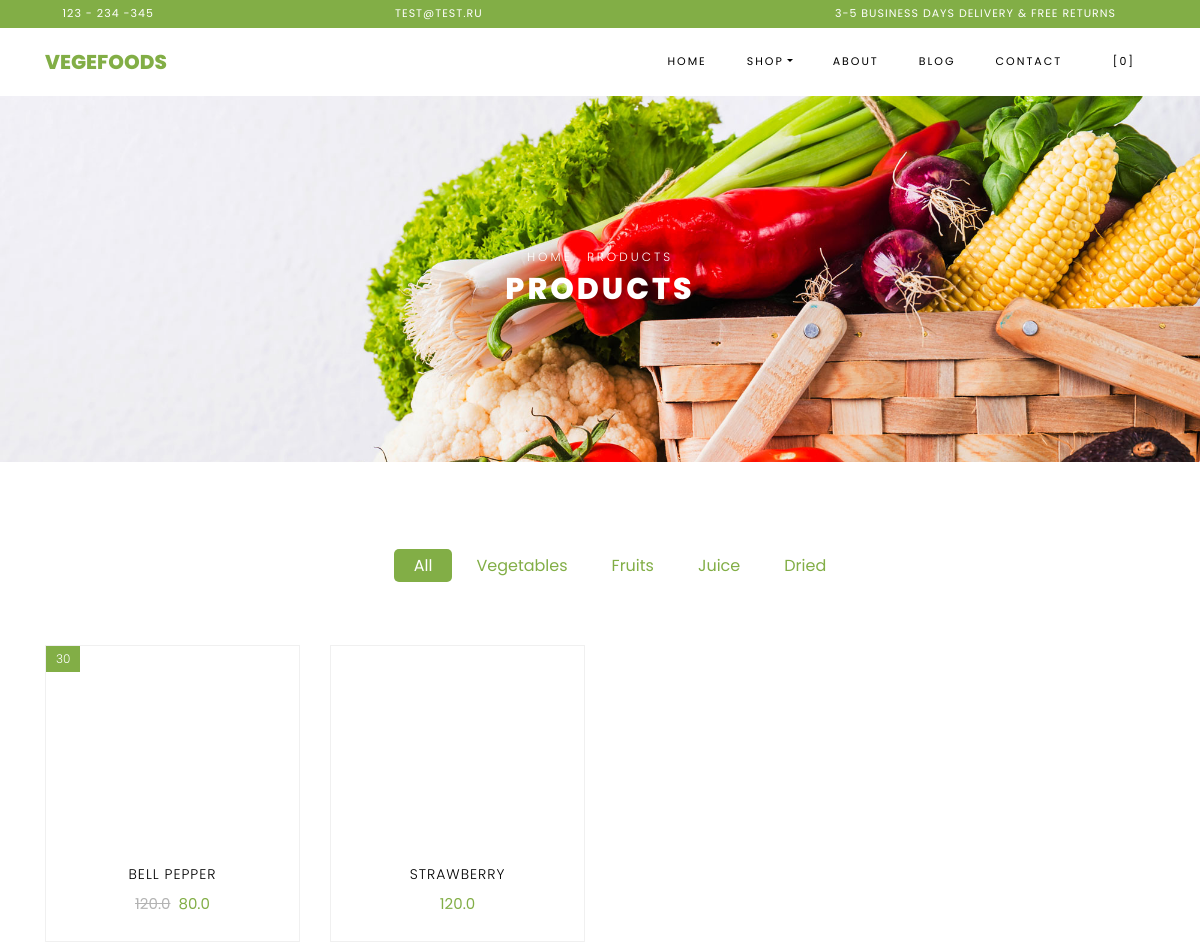
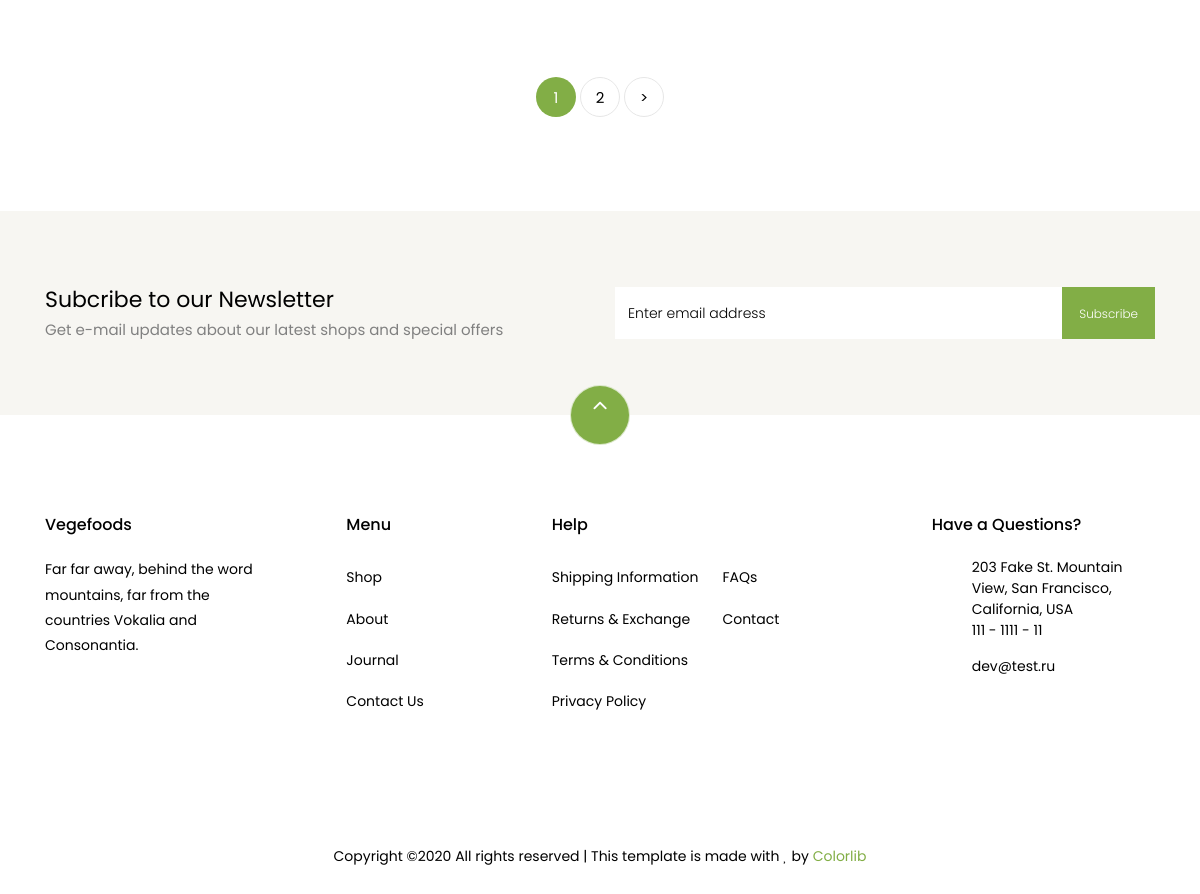
/shop/ (signed in), run on the app's committed database (2 pictures, top to bottom).
### shop_1/models.py (models this page shows, shortened)
class Product(models.Model):
    TYPE = (
        ('fruits', 'fruits'),
        ('vegetables', 'vegetables'),
    )
    image = models.CharField(max_length=50)
    name = models.CharField(max_length=25)
    discount = models.IntegerField()
    price_dc = models.FloatField()
    price_sale = models.FloatField()
    type = models.CharField(max_length=10, choices=TYPE)

### shop_1/views.py (the view)
# urls.py: path('shop/', ShopView.as_view(), name='shop'),
class ShopView(LoginRequiredMixin, View):
    def get(self, request, page=1):
        product_list = Product.objects.all()
        product_on_page = 2
        paginator = Paginator(product_list, product_on_page)
        try:
            products_list = paginator.page(page)
            products_list.page_tuple = tuple(paginator.page_range)
        except EmptyPage:
            return redirect(reverse('shop'))
        context = {'page_obj': products_list}
        context.update(INFO)
        return render(request, 'shop_1/shop.html', context)

### shop_1/templates/shop_1/shop.html (shortened to what this page needs)
{% extends "shop_1/base.html" %}
{% load static %}
{% block content %}
    <div class="hero-wrap hero-bread" style="background-image: url('{% static "shop_1/images/bg_1.jpg" %}');">
      <div class="container">
        <div class="row no-gutters slider-text align-items-center justify-content-center">
          <div class="col-md-9 ftco-animate text-center">
          	<p class="breadcrumbs"><span class="mr-2"><a href="index.html">Home</a></span> <span>Products</span></p>
            <h1 class="mb-0 bread">Products</h1>
          </div>
        </div>
      </div>
    </div>
    <section class="ftco-section">
    	<div class="container">
    		<div class="row justify-content-center">
    			<div class="col-md-10 mb-5 text-center">
    				<ul class="product-category">
    					<li><a href="#" class="active">All</a></li>
    					<li><a href="#">Vegetables</a></li>
    					<li><a href="#">Fruits</a></li>
    					<li><a href="#">Juice</a></li>
    					<li><a href="#">Dried</a></li>
    				</ul>
    			</div>
    		</div>
    		<div class="row">
				{% for product in page_obj %}
					<div class="col-md-6 col-lg-3 ftco-animate">
    				<div class="product">
    					<a href="#" class="img-prod"><img class="img-fluid" src="{% static '' %}{{ product.image }}" alt="Colorlib Template">
    						{% if product.discount %}
							<span class="status">{{ product.discount }}</span>
							{% endif %}
    					</a>
    					<div class="text py-3 pb-4 px-3 text-center">
    						<h3><a href="#">{{ product.name }}</a></h3>
    						<div class="d-flex">
    							<div class="pricing">
									{% if product.price_sale != product.price_dc %}
		    							<p class="price"><span class="mr-2 price-dc">{{ product.price_dc}}</span><span class="price-sale">{{ product.price_sale }}</span></p>
									{% else %}
										<p class="price"><span>{{ product.price_dc}}</span></p>
									{% endif%}
		    					</div>
	    					</div>
    					</div>
    				</div>
    			</div>
				{% endfor %}
    		</div>
    		<div class="row mt-5">
          <div class="col text-center">
            <div class="block-27">
              <ul>
				  {% for page in page_obj.page_tuple %}
				  	{% if forloop.counter == page_obj.number %}
				  		<li class="active"><span>{{page}}</span></li>
				  	{% else %}
				  		<li><a href="{% url 'shop' %}{{page}}">{{page}}</a></li>
				  	{% endif %}
				  {% endfor %}
				  {% if page_obj.has_next %}
				  	<li><a href="{% url 'shop' %}{{page_obj.next_page_number}}">&gt;</a></li>
				  {% endif %}
              </ul>
            </div>
          </div>
        </div>
    	</div>
    </section>
{% endblock %}

### shop_1/templates/shop_1/base.html (shortened to what this page needs)
<!DOCTYPE html>
{% load static %}
{% load i18n %}
<html lang="en">
  <head>
    <link rel="stylesheet" href='{% static "shop_1/css/open-iconic-bootstrap.min.css" %}'>
    <link rel="stylesheet" href='{% static "shop_1/css/animate.css" %}'>
    <link rel="stylesheet" href='{% static "shop_1/css/owl.carousel.min.css" %}'>
    <link rel="stylesheet" href='{% static "shop_1/css/owl.theme.default.min.css" %}'>
    <link rel="stylesheet" href='{% static "shop_1/css/magnific-popup.css" %}'>
    <link rel="stylesheet" href='{% static "shop_1/css/aos.css" %}'>
    <link rel="stylesheet" href='{% static "shop_1/css/ionicons.min.css" %}'>
    <link rel="stylesheet" href='{% static "shop_1/css/bootstrap-datepicker.css" %}'>
    <link rel="stylesheet" href='{% static "shop_1/css/jquery.timepicker.css" %}'>
    <link rel="stylesheet" href='{% static "shop_1/css/flaticon.css" %}'>
    <link rel="stylesheet" href='{% static "shop_1/css/icomoon.css" %}'>
    <link rel="stylesheet" href='{% static "shop_1/css/style.css" %}'>
  </head>
  <body class="goto-here">
		<div class="py-1 bg-primary">
    	<div class="container">
    		<div class="row no-gutters d-flex align-items-start align-items-center px-md-0">
	    		<div class="col-lg-12 d-block">
		    		<div class="row d-flex">
		    			<div class="col-md pr-4 d-flex topper align-items-center">
					    	<div class="icon mr-2 d-flex justify-content-center align-items-center"><span class="icon-phone2"></span></div>
						    <span class="text">{{ phone }}</span>
					    </div>
					    <div class="col-md pr-4 d-flex topper align-items-center">
					    	<div class="icon mr-2 d-flex justify-content-center align-items-center"><span class="icon-paper-plane"></span></div>
						    <span class="text">{{ email }}</span>
					    </div>
					    <div class="col-md-5 pr-4 d-flex topper align-items-center text-lg-right">
						    <span class="text">3-5 Business days delivery &amp; Free Returns</span>
					    </div>
				    </div>
			    </div>
		    </div>
		  </div>
    </div>
    <nav class="navbar navbar-expand-lg navbar-dark ftco_navbar bg-dark ftco-navbar-light" id="ftco-navbar">
	    <div class="container">
	      <a class="navbar-brand" href="index.html">{% trans 'vegefoods' %}</a>
	      <div class="collapse navbar-collapse" id="ftco-nav">
	        <ul class="navbar-nav ml-auto">
	          <li class="nav-item active"><a href="{% url 'home' %}" class="nav-link">{% trans 'home' %}</a></li>
	          <li class="nav-item dropdown">
              <a class="nav-link dropdown-toggle" href="#" id="dropdown04" data-toggle="dropdown" aria-haspopup="true" aria-expanded="false">Shop</a>
            </li>
	          <li class="nav-item"><a href="{% url 'about' %}" class="nav-link">{% trans 'about' %}</a></li>
	          <li class="nav-item"><a href="{% url 'blog' %}" class="nav-link">{% trans 'blog' %}</a></li>
	          <li class="nav-item"><a href="{% url 'contact' %}" class="nav-link">{% trans 'contact' %}</a></li>
	          <li class="nav-item cta cta-colored"><a href="cart.html" class="nav-link"><span class="icon-shopping_cart"></span>[0]</a></li>
	        </ul>
	      </div>
	    </div>
	  </nav>
  {% block content %}
  {% endblock %}
		<section class="ftco-section ftco-no-pt ftco-no-pb py-5 bg-light">
      <div class="container py-4">
        <div class="row d-flex justify-content-center py-5">
          <div class="col-md-6">
          	<h2 style="font-size: 22px;" class="mb-0">Subcribe to our Newsletter</h2>
          	<span>Get e-mail updates about our latest shops and special offers</span>
          </div>
          <div class="col-md-6 d-flex align-items-center">
            <form action="#" class="subscribe-form">
              <div class="form-group d-flex">
                <input type="text" class="form-control" placeholder="Enter email address">
                <input type="submit" value="Subscribe" class="submit px-3">
              </div>
            </form>
          </div>
        </div>
      </div>
    </section>
    <footer class="ftco-footer ftco-section">
      <div class="container">
      	<div class="row">
      		<div class="mouse">
						<a href="#" class="mouse-icon">
							<div class="mouse-wheel"><span class="ion-ios-arrow-up"></span></div>
						</a>
					</div>
      	</div>
        <div class="row mb-5">
          <div class="col-md">
            <div class="ftco-footer-widget mb-4">
              <h2 class="ftco-heading-2">Vegefoods</h2>
              <p>Far far away, behind the word mountains, far from the countries Vokalia and Consonantia.</p>
              <ul class="ftco-footer-social list-unstyled float-md-left float-lft mt-5">
              </ul>
            </div>
          </div>
          <div class="col-md">
            <div class="ftco-footer-widget mb-4 ml-md-5">
              <h2 class="ftco-heading-2">Menu</h2>
              <ul class="list-unstyled">
                <li><a href="#" class="py-2 d-block">Shop</a></li>
                <li><a href="#" class="py-2 d-block">About</a></li>
                <li><a href="#" class="py-2 d-block">Journal</a></li>
                <li><a href="#" class="py-2 d-block">Contact Us</a></li>
              </ul>
            </div>
          </div>
          <div class="col-md-4">
             <div class="ftco-footer-widget mb-4">
              <h2 class="ftco-heading-2">Help</h2>
              <div class="d-flex">
	              <ul class="list-unstyled mr-l-5 pr-l-3 mr-4">
	                <li><a href="#" class="py-2 d-block">Shipping Information</a></li>
	                <li><a href="#" class="py-2 d-block">Returns &amp; Exchange</a></li>
	                <li><a href="#" class="py-2 d-block">Terms &amp; Conditions</a></li>
	                <li><a href="#" class="py-2 d-block">Privacy Policy</a></li>
	              </ul>
	              <ul class="list-unstyled">
	                <li><a href="#" class="py-2 d-block">FAQs</a></li>
	                <li><a href="#" class="py-2 d-block">Contact</a></li>
	              </ul>
	            </div>
            </div>
          </div>
          <div class="col-md">
            <div class="ftco-footer-widget mb-4">
            	<h2 class="ftco-heading-2">Have a Questions?</h2>
            	<div class="block-23 mb-3">
	              <ul>
	                <li><span class="icon icon-map-marker"></span><span class="text">203 Fake St. Mountain View, San Francisco, California, USA</span></li>
	                <li><a href="#"><span class="icon icon-phone"></span><span class="text">{{ phone_dev }}</span></a></li>
	                <li><a href="#"><span class="icon icon-envelope"></span><span class="text">{{ email_dev }}</span></a></li>
	              </ul>
	            </div>
            </div>
          </div>
        </div>
        <div class="row">
          <div class="col-md-12 text-center">
            <p>
						  Copyright &copy;<script>document.write(new Date().getFullYear());</script> All rights reserved | This template is made with <i class="icon-heart color-danger" aria-hidden="true"></i> by <a href="https://colorlib.com" target="_blank">Colorlib</a>
						</p>
          </div>
        </div>
      </div>
    </footer>
  </body>
</html>

### shop_1/static/shop_1/css/icomoon.css (style rules this page uses)
[class^="icon-"], [class*=" icon-"] { font-family: 'icomoon' !important; speak: none; font-style: normal; font-weight: normal; font-variant: normal; text-transform: none; line-height: 1; -webkit-font-smoothing: antialiased; -moz-osx-font-smoothing: grayscale; }
.icon-heart:before { content: "\f004"; }
.icon-map-marker:before { content: "\f041"; }
.icon-phone:before { content: "\f095"; }
.icon-envelope:before { content: "\f0e0"; }
.icon-paper-plane:before { content: "\f1d8"; }
.icon-phone2:before { content: "\e0cd"; }
.icon-shopping_cart:before { content: "\e8cc"; }

### data on the page
Product: discount "30", name "BELL PEPPER", price_dc "120.0", price_sale "80.0"
Product: name "STRAWBERRY", price_dc "120.0"

### other printed values
{{ phone }} "123 - 234 -345"
{{ email }} "TEST@TEST.RU"
{{ page }} "1"
{{ page }} "2"
{{ phone_dev }} "111 - 1111 - 11"
{{ email_dev }} "dev@test.ru"
